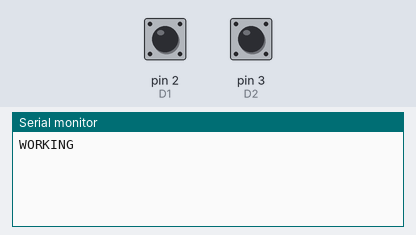
Bench run of a program on a simulated Arduino Uno, built with avr-gcc and run on an emulated ATmega328P. Shown: the last lines printed to the serial monitor. Inputs (shaded band) come from the test bench; at power-on: pin 2 (D1) HIGH, pin 3 (D2) HIGH.

Above: at 1.2 s.
1.3 s: pin 2 (D1) pulled LOW for 0.15 s
At 2.4 s:
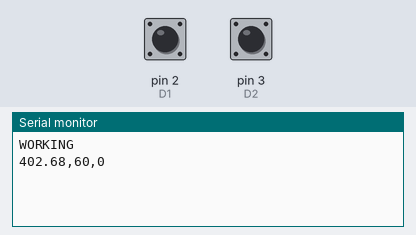
2.9 s: pin 2 (D1) pulled LOW for 1 s
At 4.9 s:
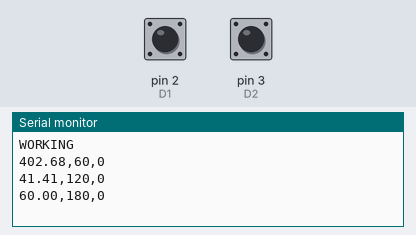

Measured:
- after the input at 1.3 s, the serial monitor: prints a new line after 0.15 s (image 1)
- after the input at 2.9 s, the serial monitor: prints a new line at once (image 2)

The program:

main.cpp
```cpp
#include <Arduino.h>
#define D1 2
#define D2 3

volatile uint8_t count1=0;
volatile uint8_t count2=0;
bool direction=true,forward=false,backward=false;
double  angular_speed=0;
uint32_t degrees=0;
double tiempo1=0,tiempo2=0;
bool pulse=false;
uint8_t dir=0;

void isr1(){
  if(count1 < 2){
    count1++;
    pulse=false;
    }
 if(count1==2){
    pulse=true;
    tiempo2=millis();
  }
  if(count1==1)
    tiempo1=millis();
}

void isr2(){
  if(count2 < 2){
    count2++;
    pulse=false;
    }
}

void setup() {
  Serial.begin(9600);
  pinMode(D1,INPUT_PULLUP);
  pinMode(D2,INPUT_PULLUP);
  attachInterrupt(digitalPinToInterrupt(D1), isr1, CHANGE);
  attachInterrupt(digitalPinToInterrupt(D2), isr2, CHANGE);
  Serial.println("WORKING");
}

void loop() {
  if(count2>count1 && direction==true){
    forward=true;
    backward=false;
    direction=false;
    dir=1;
  }
  else if(count2<count1 && direction==true){
    backward=true;
    forward=false;
    direction=false;
    dir=0;
  }

  if(pulse==true){
  degrees=degrees+60;
  angular_speed=60/((tiempo2-tiempo1)/1000);
  Serial.print(angular_speed);
  Serial.print(",");
  Serial.print(degrees);
  Serial.print(",");
  Serial.println(dir);
  pulse=false;
  count1=1;
  count2=1;
  tiempo1=millis();
  }
}
```
